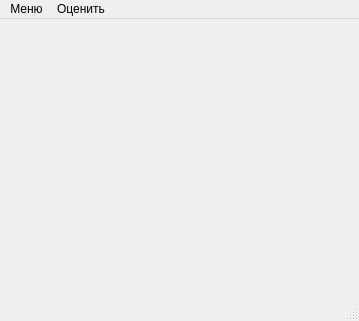
<?xml version="1.0" encoding="UTF-8"?>
<ui version="4.0">
 <class>MainWindow</class>
 <widget class="QMainWindow" name="MainWindow">
  <property name="geometry">
   <rect>
    <x>0</x>
    <y>0</y>
    <width>359</width>
    <height>321</height>
   </rect>
  </property>
  <property name="windowTitle">
   <string>MainWindow</string>
  </property>
  <widget class="QWidget" name="centralwidget">
   <layout class="QVBoxLayout" name="verticalLayout"/>
  </widget>
  <widget class="QStatusBar" name="statusbar"/>
  <widget class="QMenuBar" name="menuBar">
   <property name="geometry">
    <rect>
     <x>0</x>
     <y>0</y>
     <width>359</width>
     <height>21</height>
    </rect>
   </property>
   <widget class="QMenu" name="menu">
    <property name="title">
     <string>Оценить</string>
    </property>
   </widget>
   <widget class="QMenu" name="menu_2">
    <property name="title">
     <string>Меню</string>
    </property>
   </widget>
   <addaction name="menu_2"/>
   <addaction name="menu"/>
  </widget>
 </widget>
 <resources/>
 <connections/>
</ui>
